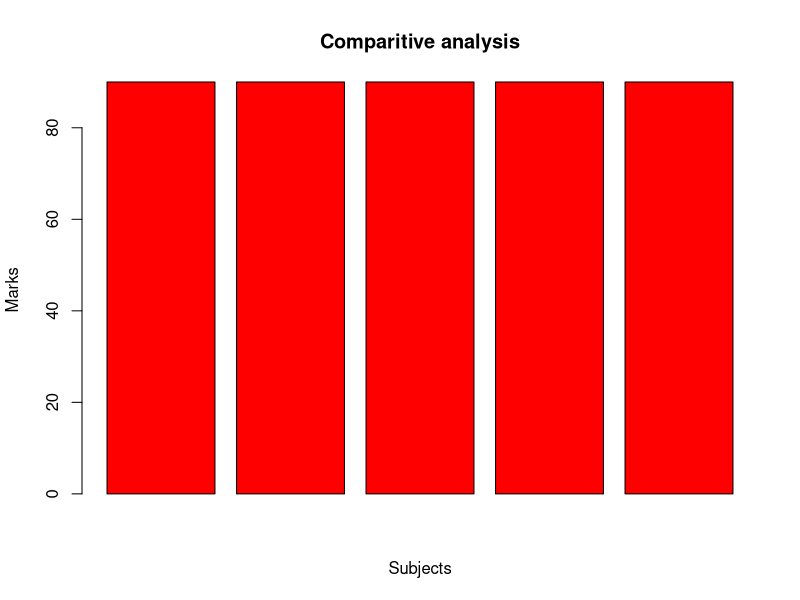
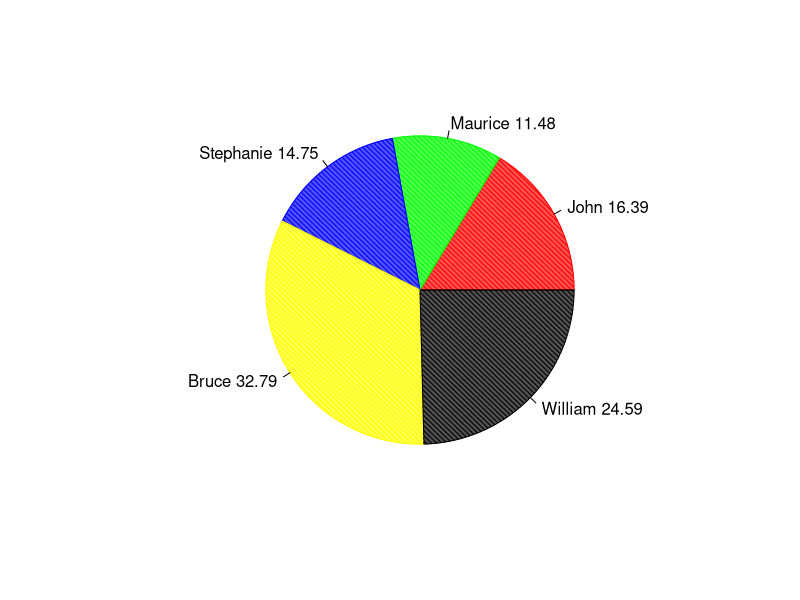
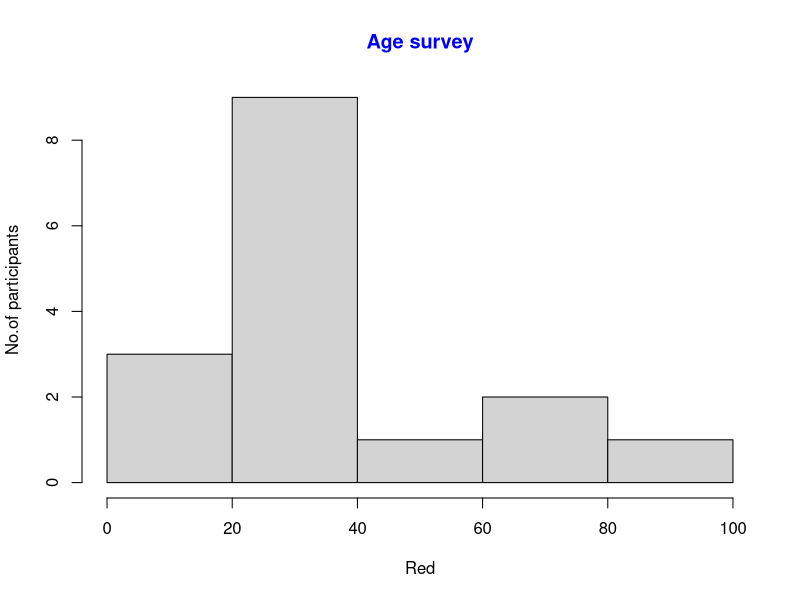
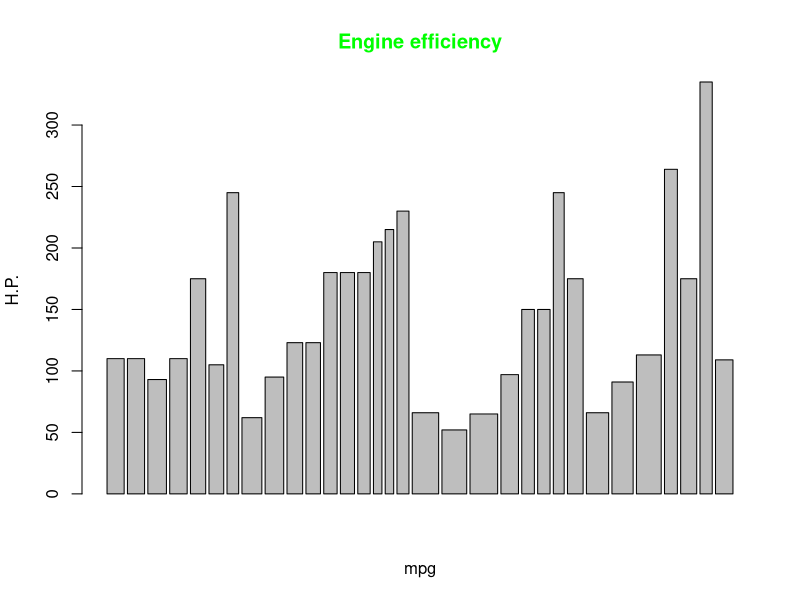
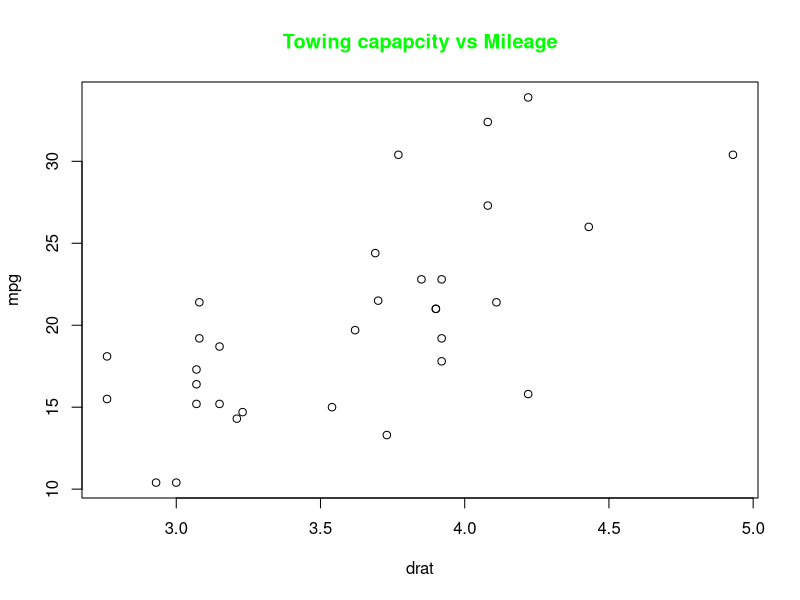

Source code (R) for these figures, in order:
v1=c(1,2,3,4,5)
v2=c(5,4,3,2,1)
v3=c(0,4,3,1)


marks = c(90,90,90,90,90)
pred_marks = c(90,92,95,91,90)

#Scatterplot
barplot(marks, type="o",col ="red",xlab ="Subjects",ylab = "Marks",main="Comparitive analysis")



##pie chart

party_money=c(100,70,90,200,150)
total = sum(party_money)
print(total)
each =c()


{
  f = (party_money/total)*100
  
  each = c(round(f,2))
}
each = as.character(each)
print(each)
friends=c("John","Maurice","Stephanie","Bruce","William")
friends_con = paste(friends,each)
colour =c("red","green","blue","yellow","black")
pie(party_money,labels = friends_con,col=colour,angle = 76,col.main = "red", density = 83)


##histogram

age=c(25,34,26,32,27,18,26,32,12,62,31,91,62,60,30,20)
hist(age,main = "Age survey",col.main="blue", xlab = "Red", ylab = "No.of participants")



a = mtcars
mp = a$mpg

##bargraph
hp = a$hp
barplot(hp,mp,main = "Engine efficiency",col.main="green", xlab = "mpg", ylab = "H.P.")

##scatterplot
dr = a$drat
plot(dr,mp,main = "Towing capapcity vs Mileage",col.main="green", xlab = "drat",ylab="mpg",horiz=T)

